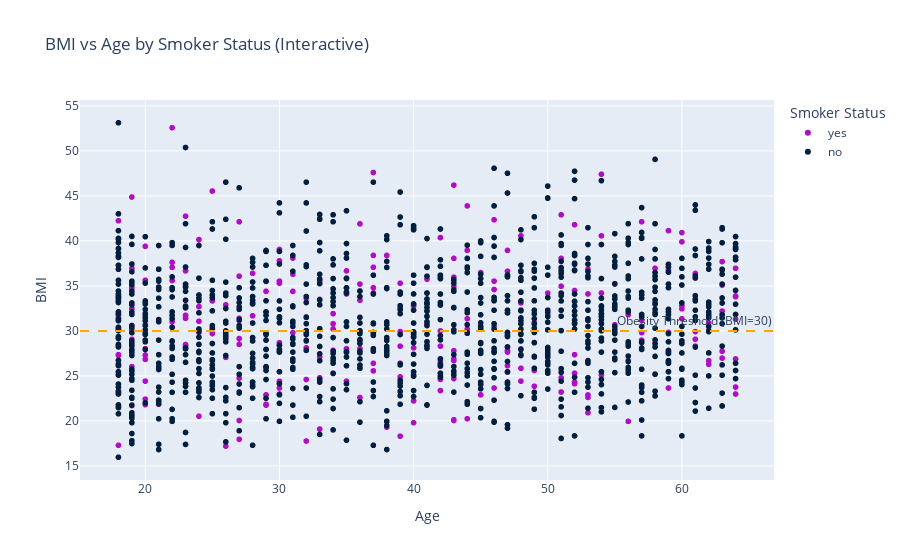
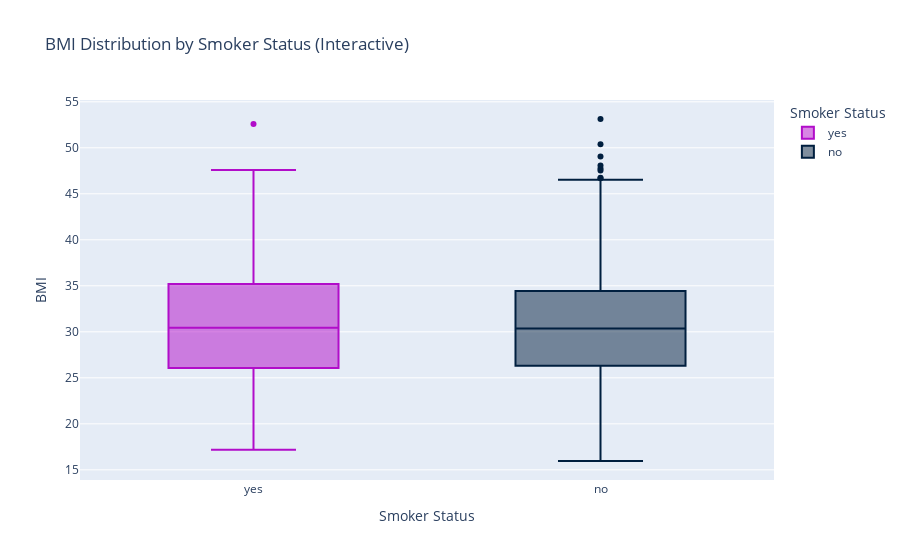
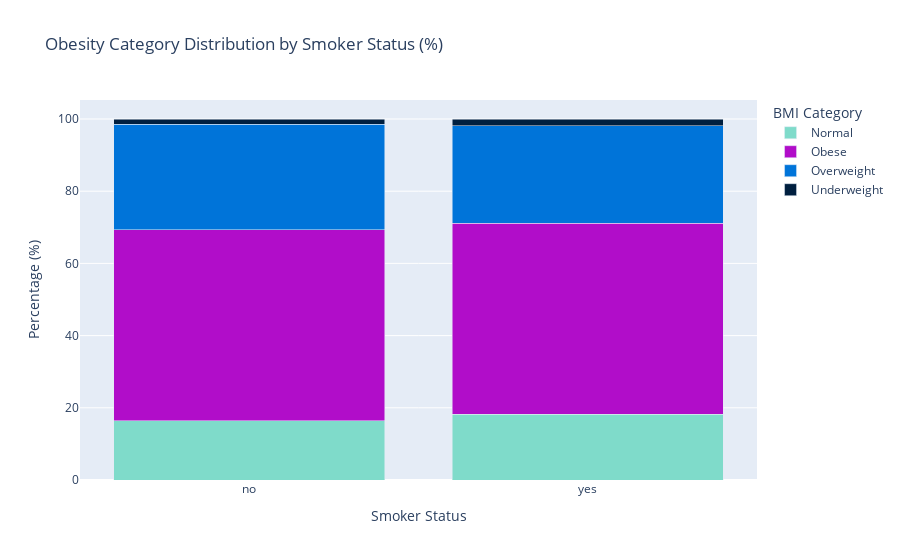

These figures' notebook cell, in order:
### Code cell
#obesity clusters using BMI by smoker status (INTERACTIVE)
# Create BMI categories for obesity classification
def categorize_bmi(bmi):
    if bmi < 18.5:
        return 'Underweight'
    elif bmi < 25:
        return 'Normal'
    elif bmi < 30:
        return 'Overweight'
    else:
        return 'Obese'

df['bmi_category'] = df['bmi'].apply(categorize_bmi)

# Interactive Scatter plot: BMI vs Age colored by smoker status
fig = px.scatter(df, x='age', y='bmi', color='smoker', 
                 hover_data=['age', 'bmi', 'smoker', 'charges', 'bmi_category'],
                 title='BMI vs Age by Smoker Status (Interactive)',
                 labels={'age': 'Age', 'bmi': 'BMI', 'smoker': 'Smoker Status'},
                 color_discrete_map={'yes': '#B10DC9', 'no': '#001f3f'})
fig.add_hline(y=30, line_dash='dash', line_color='orange', annotation_text='Obesity Threshold (BMI=30)')
fig.show()

# Interactive Box plot: BMI distribution by smoker status
fig = px.box(df, x='smoker', y='bmi', color='smoker',
             title='BMI Distribution by Smoker Status (Interactive)',
             labels={'smoker': 'Smoker Status', 'bmi': 'BMI'},
             color_discrete_map={'yes': '#B10DC9', 'no': '#001f3f'},
             hover_data=['age', 'bmi', 'charges'])
fig.show()

# Interactive Stacked bar chart: Obesity categories by smoker status
obesity_by_smoker = pd.crosstab(df['smoker'], df['bmi_category'], normalize='index') * 100
obesity_by_smoker = obesity_by_smoker.reset_index()
obesity_by_smoker = obesity_by_smoker.melt(id_vars='smoker', var_name='BMI Category', value_name='Percentage')

fig = px.bar(obesity_by_smoker, x='smoker', y='Percentage', color='BMI Category',
             title='Obesity Category Distribution by Smoker Status (%)',
             labels={'smoker': 'Smoker Status', 'Percentage': 'Percentage (%)'},
             barmode='stack',
             color_discrete_map=bmi_colors,
             hover_data={'Percentage': ':.1f'})
fig.update_traces(hovertemplate='<b>%{x}</b><br>%{fullData.name}: %{y:.1f}%<extra></extra>')
fig.show()

### Figure 1 — Plotly figure (JSON) as saved in the notebook; plotly's stock layout.template omitted (floating-point values rounded to 4 significant figures; data arrays with more than 128 entries replaced by an {"elided": "..."} marker saying what was removed)
{"data": [{"customdata": {"elided": "274x3 mixed values"}, "hovertemplate": "Smoker Status=%{customdata[0]}<br>Age=%{x}<br>BMI=%{y}<br>charges=%{customdata[1]}<br>bmi_category=%{customdata[2]}<extra></extra>", "legendgroup": "yes", "marker": {"color": "#B10DC9", "symbol": "circle"}, "mode": "markers", "name": "yes", "showlegend": true, "type": "scattergl", "x": {"elided": "274 int values"}, "xaxis": "x", "y": {"elided": "274 float values"}, "yaxis": "y"}, {"customdata": {"elided": "1064x3 mixed values"}, "hovertemplate": "Smoker Status=%{customdata[0]}<br>Age=%{x}<br>BMI=%{y}<br>charges=%{customdata[1]}<br>bmi_category=%{customdata[2]}<extra></extra>", "legendgroup": "no", "marker": {"color": "#001f3f", "symbol": "circle"}, "mode": "markers", "name": "no", "showlegend": true, "type": "scattergl", "x": {"elided": "1064 int values"}, "xaxis": "x", "y": {"elided": "1064 float values"}, "yaxis": "y"}], "layout": {"annotations": [{"showarrow": false, "text": "Obesity Threshold (BMI=30)", "x": 1, "xanchor": "right", "xref": "x domain", "y": 30, "yanchor": "bottom", "yref": "y"}], "legend": {"title": {"text": "Smoker Status"}, "tracegroupgap": 0}, "shapes": [{"line": {"color": "orange", "dash": "dash"}, "type": "line", "x0": 0, "x1": 1, "xref": "x domain", "y0": 30, "y1": 30, "yref": "y"}], "title": {"text": "BMI vs Age by Smoker Status (Interactive)"}, "xaxis": {"anchor": "y", "domain": [0, 1], "title": {"text": "Age"}}, "yaxis": {"anchor": "x", "domain": [0, 1], "title": {"text": "BMI"}}}}

### Figure 2 — Plotly figure (JSON) as saved in the notebook; plotly's stock layout.template omitted (floating-point values rounded to 4 significant figures; data arrays with more than 128 entries replaced by an {"elided": "..."} marker saying what was removed)
{"data": [{"alignmentgroup": "True", "customdata": {"elided": "274x2 float values"}, "hovertemplate": "Smoker Status=%{x}<br>BMI=%{y}<br>age=%{customdata[0]}<br>charges=%{customdata[1]}<extra></extra>", "legendgroup": "yes", "marker": {"color": "#B10DC9"}, "name": "yes", "notched": false, "offsetgroup": "yes", "orientation": "v", "showlegend": true, "type": "box", "x": {"elided": "274 str values"}, "x0": " ", "xaxis": "x", "y": {"elided": "274 float values"}, "y0": " ", "yaxis": "y"}, {"alignmentgroup": "True", "customdata": {"elided": "1064x2 float values"}, "hovertemplate": "Smoker Status=%{x}<br>BMI=%{y}<br>age=%{customdata[0]}<br>charges=%{customdata[1]}<extra></extra>", "legendgroup": "no", "marker": {"color": "#001f3f"}, "name": "no", "notched": false, "offsetgroup": "no", "orientation": "v", "showlegend": true, "type": "box", "x": {"elided": "1064 str values"}, "x0": " ", "xaxis": "x", "y": {"elided": "1064 float values"}, "y0": " ", "yaxis": "y"}], "layout": {"boxmode": "overlay", "legend": {"title": {"text": "Smoker Status"}, "tracegroupgap": 0}, "title": {"text": "BMI Distribution by Smoker Status (Interactive)"}, "xaxis": {"anchor": "y", "categoryarray": ["yes", "no"], "categoryorder": "array", "domain": [0, 1], "title": {"text": "Smoker Status"}}, "yaxis": {"anchor": "x", "domain": [0, 1], "title": {"text": "BMI"}}}}

### Figure 3 — Plotly figure (JSON) as saved in the notebook; plotly's stock layout.template omitted (floating-point values rounded to 4 significant figures)
{"data": [{"hovertemplate": "<b>%{x}</b><br>%{fullData.name}: %{y:.1f}%<extra></extra>", "legendgroup": "Normal", "marker": {"color": "#7FDBCA", "pattern": {"shape": ""}}, "name": "Normal", "orientation": "v", "showlegend": true, "textposition": "auto", "type": "bar", "x": ["no", "yes"], "xaxis": "x", "y": [16.45, 18.25], "yaxis": "y"}, {"hovertemplate": "<b>%{x}</b><br>%{fullData.name}: %{y:.1f}%<extra></extra>", "legendgroup": "Obese", "marker": {"color": "#B10DC9", "pattern": {"shape": ""}}, "name": "Obese", "orientation": "v", "showlegend": true, "textposition": "auto", "type": "bar", "x": ["no", "yes"], "xaxis": "x", "y": [52.82, 52.92], "yaxis": "y"}, {"hovertemplate": "<b>%{x}</b><br>%{fullData.name}: %{y:.1f}%<extra></extra>", "legendgroup": "Overweight", "marker": {"color": "#0074D9", "pattern": {"shape": ""}}, "name": "Overweight", "orientation": "v", "showlegend": true, "textposition": "auto", "type": "bar", "x": ["no", "yes"], "xaxis": "x", "y": [29.32, 27.01], "yaxis": "y"}, {"hovertemplate": "<b>%{x}</b><br>%{fullData.name}: %{y:.1f}%<extra></extra>", "legendgroup": "Underweight", "marker": {"color": "#001f3f", "pattern": {"shape": ""}}, "name": "Underweight", "orientation": "v", "showlegend": true, "textposition": "auto", "type": "bar", "x": ["no", "yes"], "xaxis": "x", "y": [1.41, 1.825], "yaxis": "y"}], "layout": {"barmode": "stack", "legend": {"title": {"text": "BMI Category"}, "tracegroupgap": 0}, "title": {"text": "Obesity Category Distribution by Smoker Status (%)"}, "xaxis": {"anchor": "y", "domain": [0, 1], "title": {"text": "Smoker Status"}}, "yaxis": {"anchor": "x", "domain": [0, 1], "title": {"text": "Percentage (%)"}}}}
